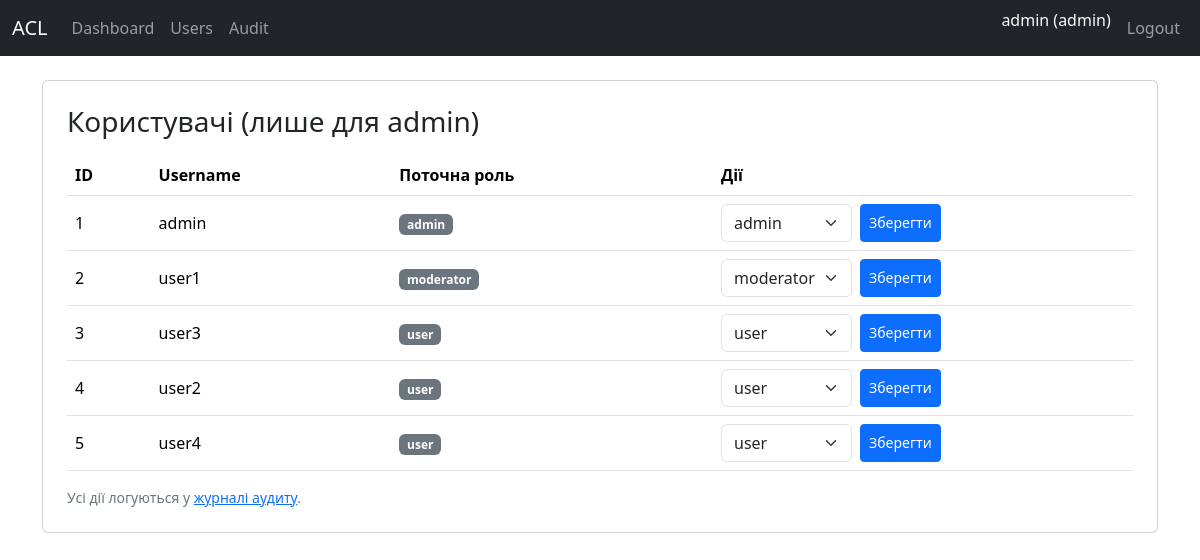
The app's page /users (signed in) with its own data.
### app.py (models this page shows, shortened)
class User(db.Model):
    __tablename__ = "users"
    id = db.Column(db.Integer, primary_key=True)
    username = db.Column(db.String(80), unique=True, index=True, nullable=False)
    password_hash = db.Column(db.String(255), nullable=False)
    role = db.Column(db.String(20), default="user")  # admin / moderator / user
    created_at = db.Column(db.DateTime, default=datetime.utcnow)

### app.py (the view)
@app.get("/users")
@role_required("admin")
def users_page():
    users = db.session.scalars(db.select(User).order_by(User.id)).all()
    return render_template("users.html", users=users)

### app.py (called while the page is built)
def current_user():
    uid = session.get("uid")
    return db.session.get(User, uid) if uid else None

def role_required(role_name: str):
    def decorator(fn):
        @wraps(fn)
        def wrapper(*args, **kwargs):
            u = current_user()
            if not u or u.role != role_name:
                abort(403)
            return fn(*args, **kwargs)
        return wrapper
    return decorator

@app.context_processor
def inject_user():
    return {"user": current_user()}

### templates/users.html (shortened to what this page needs)
{% extends "base.html" %}
{% block content %}
<div class="card p-4">
  <h3 class="mb-3">Користувачі (лише для admin)</h3>
  <div class="table-responsive">
    <table class="table align-middle">
      <thead>
        <tr>
          <th>ID</th>
          <th>Username</th>
          <th>Поточна роль</th>
          <th style="width:420px;">Дії</th>
        </tr>
      </thead>
      <tbody>
        {% for u in users %}
        <tr>
          <td>{{ u.id }}</td>
          <td>{{ u.username }}</td>
          <td>
            <span class="badge text-bg-secondary">{{ u.role }}</span>
          </td>
          <td>
            <form class="d-inline-flex gap-2" method="post" action="{{ url_for('assign_role') }}">
              <select class="form-select" name="role" required>
                <option value="admin"     {% if u.role=='admin' %}selected{% endif %}>admin</option>
                <option value="moderator" {% if u.role=='moderator' %}selected{% endif %}>moderator</option>
                <option value="user"      {% if u.role=='user' %}selected{% endif %}>user</option>
              </select>
              <button class="btn btn-sm btn-primary">Зберегти</button>
            </form>
          </td>
        </tr>
        {% endfor %}
      </tbody>
    </table>
  </div>
  <p class="text-secondary small mb-0">
    Усі дії логуються у <a href="{{ url_for('audit_list') }}">журналі аудиту</a>.
  </p>
</div>
{% endblock %}

### templates/base.html (shortened to what this page needs)
<!doctype html>
<html lang="uk">
<head>
  <link href="https://cdn.jsdelivr.net/npm/bootstrap@5.3.3/dist/css/bootstrap.min.css" rel="stylesheet">
</head>
<body>
<nav class="navbar navbar-expand-lg navbar-dark bg-dark">
  <div class="container-fluid">
    <a class="navbar-brand" href="{{ url_for('index') }}">ACL</a>
    <div id="nav" class="collapse navbar-collapse">
      <ul class="navbar-nav me-auto">
        {% if user %}
          <li class="nav-item"><a class="nav-link" href="{{ url_for('index') }}">Dashboard</a></li>
          {% if user.role == 'admin' %}
            <li class="nav-item"><a class="nav-link" href="{{ url_for('users_page') }}">Users</a></li>
          {% endif %}
          {% if user.role in ['admin','moderator'] %}
            <li class="nav-item"><a class="nav-link" href="{{ url_for('audit_list') }}">Audit</a></li>
          {% endif %}
        {% endif %}
      </ul>
      <ul class="navbar-nav">
        {% if user %}
          <li class="nav-item">
            <span class="navbar-text text-light me-2">{{ user.username }} ({{ user.role }})</span>
          </li>
          <li class="nav-item"><a class="nav-link" href="{{ url_for('logout') }}">Logout</a></li>
        {% else %}
          <li class="nav-item"><a class="nav-link" href="{{ url_for('login') }}">Login</a></li>
          <li class="nav-item"><a class="nav-link" href="{{ url_for('register') }}">Register</a></li>
        {% endif %}
      </ul>
    </div>
  </div>
</nav>
<div class="container my-4">
  {% block content %}{% endblock %}
</div>
</body>
</html>

### records on screen
User: username "admin", role "admin", id "1"
User: id "2", username "user1", role "moderator"
User: id "3", username "user3", role "user"
User: id "4", username "user2", role "user"
User: id "5", username "user4", role "user"
